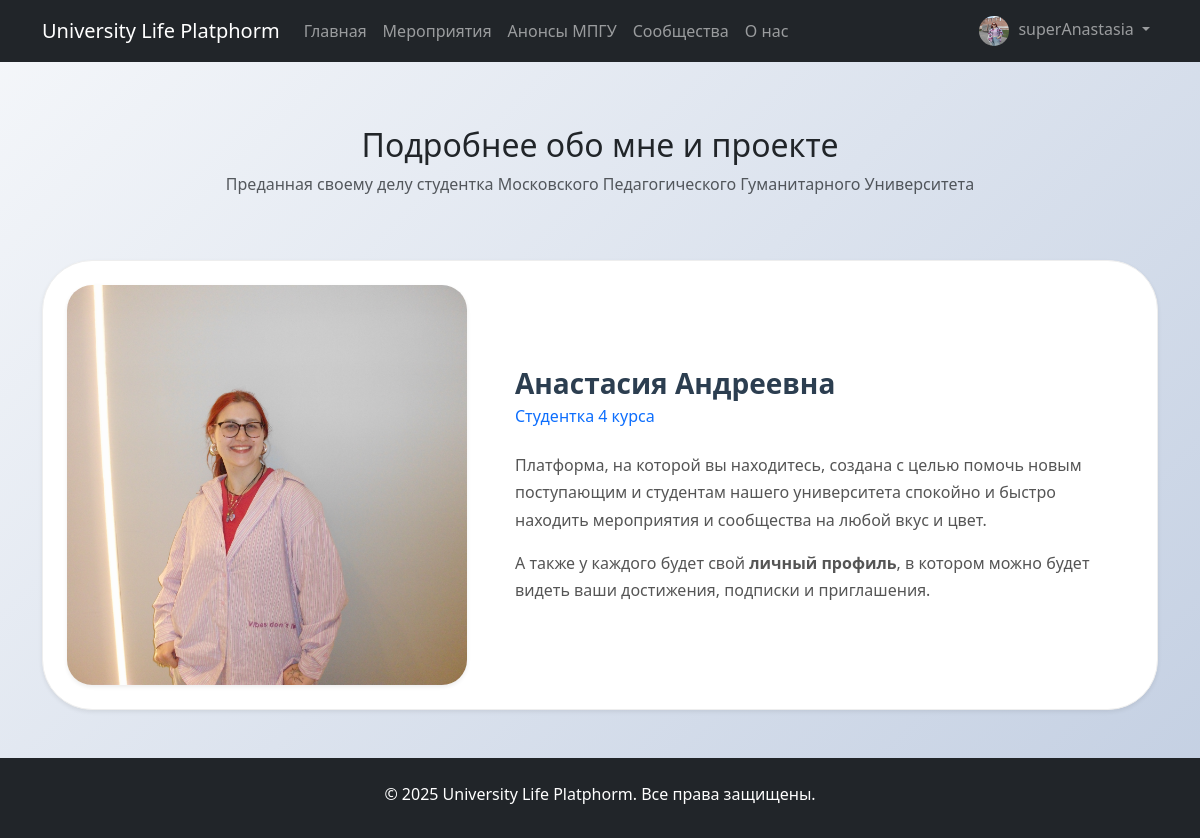
/aboutus (signed in), run on the app's committed database.
### myproject/myplatform/models.py (models this page shows, shortened)
class User(AbstractUser):
    class Role(models.TextChoices):
        ADMIN = "ADMIN", 'Admin'
        STUDENT = "STUDENT", 'Student'
        ORGANIZER = "ORGANIZER", 'Organizer'
    role = models.CharField(max_length=50, choices=Role.choices, default=Role.ADMIN)
    name = models.CharField(max_length=100,verbose_name="Имя",default='',blank=True)
    last_name_student = models.CharField(max_length=100,verbose_name="Фамилия",default="",blank=True)
    middle_name_student = models.CharField(max_length=100,verbose_name="Отчество",default="",blank=True)
    birth_date = models.DateField(
        verbose_name="Дата рождения",
        blank=True,
        null=True,
        help_text="Формат: ГГГГ-ММ-ДД"
    )
    about_text = models.TextField(verbose_name="О себе",default="",blank=True)
    img = models.ImageField(verbose_name='Фото профиля',upload_to='image/user_image',blank=True,null=True)
    faculty = TreeForeignKey('myplatform.Faculty', on_delete=models.CASCADE, null=True, blank=True)

### myproject/myplatform/views.py (the view)
# urls.py: path('aboutus', views.aboutus,name='aboutus'),
def aboutus(request):
    return render(request,'aboutus.html')

### myproject/myplatform/templates/aboutus.html
{% extends 'base.html' %}
{% block content %}
<section class="py-5">
    <div class="container">
        <div class="row text-center mb-5">
            <div class="col-12">
                <h2 class="section-title">Подробнее обо мне и проекте</h2>
                <p class="text-muted">Преданная своему делу студентка Московского Педагогического Гуманитарного Университета</p>
            </div>
        </div>
        <div class="team-member p-4 shadow-sm" style="background: #ffffff; border-radius: 50px; border: 1px solid #eee;">
        <div class="d-flex align-items-start align-items-lg-center flex-column flex-md-row">
            <div class="flex-shrink-0 mb-3 mb-md-0">
                <img src="/media/image/aboutus/aboutus_img.jpg"
                    alt="Анастасия"
                    style="width: 400px; height: 400px; object-fit: cover; border-radius: 25px;"
                    class="shadow-sm">
            </div>
            <div class="flex-grow-1 ms-0 ms-md-5">
                <h3 class="fw-bold mb-1" style="color: #2c3e50;">Анастасия Андреевна</h3>
                <p class="text-primary fw-medium mb-4">Студентка 4 курса</p>
                <div style="line-height: 1.7; color: #555;">
                    <p class="mb-3">
                        Платформа, на которой вы находитесь, создана с целью помочь новым поступающим и студентам нашего университета спокойно и быстро находить мероприятия и сообщества на любой вкус и цвет.
                    </p>
                    <p class="mb-0">
                        А также у каждого будет свой <strong>личный профиль</strong>, в котором можно будет видеть ваши достижения, подписки и приглашения.
                    </p>
                </div>
            </div>
        </div>
    </div>
</div>
</section>
{% endblock content%}

### myproject/myplatform/templates/base.html (shortened to what this page needs)
{% load static %}
<!DOCTYPE html>
<html>
    <head>
        <link rel="stylesheet" href="{% static 'css/styles.css' %}">
        <link href="https://cdn.jsdelivr.net/npm/bootstrap@5.3.0/dist/css/bootstrap.min.css" rel="stylesheet">
    </head>
    <body>
        <header>
            <nav class="navbar navbar-expand-lg navbar-dark bg-dark">
                <div class="container">
                    <a class="navbar-brand" href="{% url 'index' %}">
                        University Life Platphorm
                    </a>
                    <div class="collapse navbar-collapse" id="navbarNav">
                        <ul class="navbar-nav me-auto">
                            <li class="nav-item">
                                <a class="nav-link" href="{% url 'index' %}">Главная</a>
                            </li>
                            <li class="nav-item">
                                <a class="nav-link" href="{% url 'events' %}">Мероприятия</a>
                            </li>
                            <li class="nav-item">
                                <a class="nav-link" href="{% url 'parsed_event_list' %}">Анонсы МПГУ</a>
                            </li>
                            <li class="nav-item">
                                <a class="nav-link" href="{% url 'communities' %}">Сообщества</a>
                            </li>
                             <li class="nav-item">
                                <a class="nav-link" href="{% url 'aboutus' %}">О нас</a>
                             </li>
                        </ul>
                        <ul class="navbar-nav">
                            {% if user.is_authenticated %}
                            <li class="nav-item dropdown">
                                <a class="nav-link dropdown-toggle" href="#" id="userDropdown" role="button" data-bs-toggle="dropdown">
                                    {% if user.img %}
                                    <img src="{{user.img.url}}" alt="{{user.username}}" style="width: 30px; height: 30px; border-radius: 50%; margin-right: 5px;">
                                    {% endif %}
                                    {{ user.username }}
                                </a>
                            </li>
                            {% endif %}
                        </ul>
                    </div>
                </div>
            </nav>
        </header>
        <main class="mt-3">
            {% block content %}{% endblock content %}
        </main>
        <footer class="footer mt-auto py-3 bg-dark" style="color: #fff;">
            <div class="container text-center">
                <p class="mt-2">
                    © 2025 University Life Platphorm. Все права защищены.
                </p>
            </div>
        </footer>
    </body>
</html>

### myproject/static/css/styles.css (style rules this page uses)
body { background: linear-gradient(135deg, #f5f7fa 0%, #c3cfe2 100%); min-height: 100vh; }

### data on the page
User: img (picture), username "superAnastasia"
